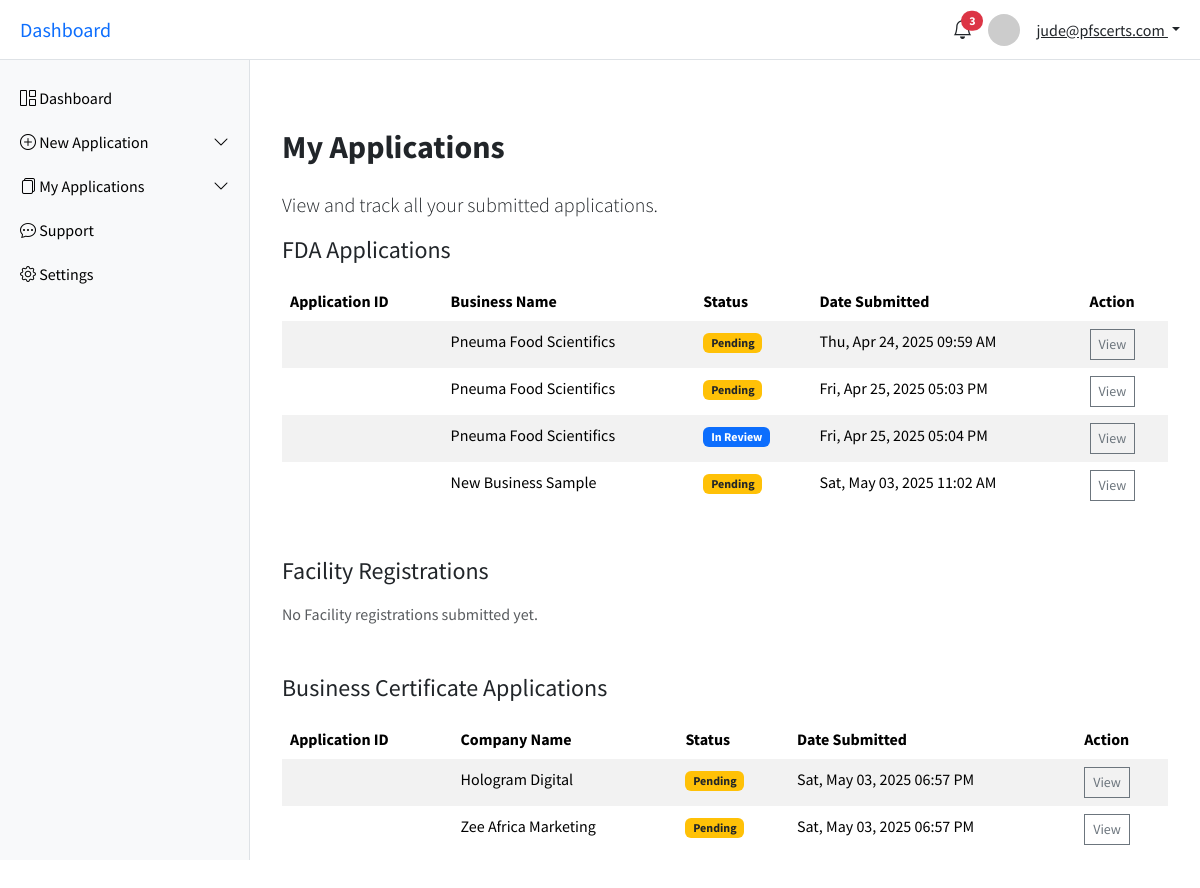
Screenshot of /account/my_applications/ (signed in) with the database file from the repository.
### account/models.py (models this page shows, shortened)
class CustomUser(AbstractUser):
    email = models.EmailField(unique=True)
    username = models.CharField(max_length=100)
    first_name = models.CharField(max_length=50)
    USERNAME_FIELD = 'email'
    REQUIRED_FIELDS = ['username']

class FDAApplication(models.Model):
    STATUS_CHOICES = [
        ('pending', 'Pending'),
        ('in_review', 'In Review'),
        ('completed_documentation', 'Completed Documentation'),
    ]
    user = models.ForeignKey(CustomUser, on_delete=models.CASCADE, related_name='fda_applications')
    business_certificate = models.FileField(upload_to='fda/business_certificates/')
    business_name = models.CharField(max_length=255)
    location = models.CharField(max_length=255)
    products = models.TextField()
    logo = models.ImageField(upload_to='fda/logos/', null=True, blank=True)
    lab_results = models.FileField(upload_to='fda/lab_results/', null=True, blank=True)
    product_labels = models.FileField(upload_to='fda/product_labels/', null=True, blank=True)
    food_handler_cert = models.FileField(upload_to='fda/food_handler_certs/', null=True, blank=True)
    process_description = models.TextField(null=True, blank=True)
    voice_note = models.FileField(upload_to='fda/voice_notes/', null=True, blank=True)
    facility_video = models.FileField(upload_to='fda/facility_videos/', null=True, blank=True)
    items_equipment = models.TextField()
    staff_roles = models.TextField()
    application_status = models.CharField(max_length=50, choices=STATUS_CHOICES, default='pending')
    submitted_at = models.DateTimeField(auto_now_add=True)
    updated_at = models.DateTimeField(auto_now=True)

class BusinessCertificateApplication(models.Model):
    STATUS_CHOICES = [
        ('pending', 'Pending'),
        ('in_review', 'In Review'),
        ('completed_documentation', 'Completed Documentation'),
    ]
    user = models.ForeignKey(CustomUser, on_delete=models.CASCADE, )
    company_name = models.CharField(max_length=100)
    nature_of_business = models.CharField(max_length=100)
    postal_address = models.TextField()
    contact_number_one = models.CharField(max_length=15)
    contact_number_two = models.CharField(max_length=15)
    company_email = models.CharField(max_length=50)
    company_building_number = models.CharField(max_length=10)
    company_landmark = models.CharField(max_length=255)
    area = models.CharField(max_length=100)
    district = models.CharField(max_length=100)
    company_gps_address = models.CharField(max_length=100)
    ghana_card_number = models.CharField(max_length=100)
    tin_number = models.CharField(max_length=100)
    application_status = models.CharField(max_length=50, choices=STATUS_CHOICES, default='pending')
    submitted_at = models.DateTimeField(auto_now_add=True)
    updated_at = models.DateTimeField(auto_now=True)

### account/views.py (the view)
# urls.py: path('my_applications/', user_applications, name='user-applications'),
@login_required
def user_applications(request):
    fda_applications = FDAApplication.objects.filter(user=request.user)
    business_cert_applications = BusinessCertificateApplication.objects.filter(user=request.user)
    context = {
        'fda_applications': fda_applications,
        'business_cert_applications': business_cert_applications,
    }
    return render(request, 'account/all-user-applications.html', context)

### account/templates/account/all-user-applications.html (shortened to what this page needs)
{% extends "account/base.html" %}
{% block content %}
<main class="main-content" id="mainContent">
    <div class="container mt-5">
        <h2 class="fw-bold mb-4 mt-2">My Applications</h2>
        <p class="lead">View and track all your submitted applications.</p>
    <div class="mb-5">
        <h4 class="mb-3">FDA Applications</h4>
        {% if fda_applications %}
        <table class="table table-striped table-borderless">
            <thead>
            <tr>
                <th>Application ID</th>
                <th>Business Name</th>
                <th>Status</th>
                <th>Date Submitted</th>
                <th>Action</th>
            </tr>
            </thead>
            <tbody>
            {% for app in fda_applications %}
            <tr>
                <td>{{ app.custom_id }}</td>
                <td>{{ app.business_name }}</td>
                <td>
                    {% if app.application_status == 'pending' %}
                        <span class="badge bg-warning text-dark">Pending</span>
                    {% elif app.application_status == 'in_review' %}
                        <span class="badge bg-primary">In Review</span>
                    {% elif app.application_status == 'completed' %}
                        <span class="badge bg-success">Completed</span>
                    {% else %}
                        <span class="badge bg-secondary">Unknown</span>
                    {% endif %}
                </td>
                <td>{{ app.submitted_at|date:"D, M d, Y h:i A" }}</td>
                <td><a href="#" class="btn btn-sm btn-outline-secondary">View</a></td>
            </tr>
            {% endfor %}
            </tbody>
        </table>
        {% else %}
        <p class="text-muted">No FDA applications submitted yet.</p>
        {% endif %}
    </div>
    <div class="mb-5">
        <h4 class="mb-3">Facility Registrations</h4>
        {% if facility_applications %}
        <table class="table table-striped table-borderless">
            <thead>
            <tr>
                <th>Application ID</th>
                <th>Facility Name</th>
                <th>Status</th>
                <th>Date Submitted</th>
                <th>Action</th>
            </tr>
            </thead>
            <tbody>
            {% for app in facility_applications %}
            <tr>
                <td>{{ app.custom_id }}</td>
                <td>{{ app.facility_name }}</td>
                <td><span class="text-muted">{{ app.status }}</span></td>
                <td>{{ app.submitted_at|date:"D, M d, Y h:i A" }}</td>
                <td><a href="#" class="btn btn-sm btn-outline-secondary">View</a></td>
            </tr>
            {% endfor %}
            </tbody>
        </table>
        {% else %}
        <p class="text-muted">No Facility registrations submitted yet.</p>
        {% endif %}
    </div>
    <div class="mb-5">
        <h4 class="mb-3">Business Certificate Applications</h4>
        {% if business_cert_applications %}
        <table class="table table-striped table-borderless">
            <thead>
            <tr>
                <th>Application ID</th>
                <th>Company Name</th>
                <th>Status</th>
                <th>Date Submitted</th>
                <th>Action</th>
            </tr>
            </thead>
            <tbody>
            {% for app in business_cert_applications %}
            <tr>
                <td>{{ app.custom_id }}</td>
                <td>{{ app.company_name }}</td>
                <td>
                    {% if app.application_status == 'pending' %}
                        <span class="badge bg-warning text-dark">Pending</span>
                    {% elif app.application_status == 'in_review' %}
                        <span class="badge bg-primary">In Review</span>
                    {% elif app.application_status == 'completed' %}
                        <span class="badge bg-success">Completed</span>
                    {% else %}
                        <span class="badge bg-secondary">Unknown</span>
                    {% endif %}
                </td>
                <td>{{ app.submitted_at|date:"D, M d, Y h:i A" }}</td>
                <td><a href="#" class="btn btn-sm btn-outline-secondary">View</a></td>
            </tr>
            {% endfor %}
            </tbody>
        </table>
        {% else %}
        <p class="text-muted">No Business Certificate applications submitted yet.</p>
        {% endif %}
    </div>
    </div>
</main>
{% endblock %}

### account/templates/account/base.html (shortened to what this page needs)
<!DOCTYPE html>
{% load static %}
<html lang="en">
<head>
  <link href="https://cdn.jsdelivr.net/npm/bootstrap@5.3.3/dist/css/bootstrap.min.css" rel="stylesheet">
  <link href="https://cdn.jsdelivr.net/npm/bootstrap-icons@1.10.5/font/bootstrap-icons.css" rel="stylesheet">
</head>
<body>
<header class="topbar">
  <h5 class="m-0 d-none d-lg-block">
    <a href="{% url 'user-dashboard' %}" class="text-decoration-none">Dashboard</a>
  </h5>
  <div class="d-flex align-items-center gap-3 ms-auto">
    <div class="dropdown">
      <a href="#" class="text-dark position-relative" id="notifDropdown" data-bs-toggle="dropdown" aria-expanded="false">
        <i class="bi bi-bell fs-5"></i>
        <span class="position-absolute top-0 start-100 translate-middle badge rounded-pill bg-danger">3</span>
      </a>
    </div>
    <img src="https://via.placeholder.com/32" class="profile-img" alt="User Image">
    <div class="dropdown">
      <a class="dropdown-toggle text-dark" href="#" id="userDropdown" data-bs-toggle="dropdown" aria-expanded="false">
        {{ request.user.email }}
      </a>
    </div>
  </div>
</header>
<nav class="sidebar" id="sidebar">
  <a href="{% url 'user-dashboard' %}"><i class="bi bi-grid-1x2"></i> Dashboard</a>
  <a data-bs-toggle="collapse" href="#newAppMenu" role="button" aria-expanded="false" aria-controls="newAppMenu">
    <i class="bi bi-plus-circle"></i> New Application
    <i class="bi bi-chevron-down float-end"></i>
  </a>
  <a data-bs-toggle="collapse" href="#myAppsMenu" role="button" aria-expanded="false" aria-controls="myAppsMenu">
    <i class="bi bi-files"></i> My Applications
    <i class="bi bi-chevron-down float-end"></i>
  </a>
  <a href="#"><i class="bi bi-chat-dots"></i> Support</a>
  <a href="#"><i class="bi bi-gear"></i> Settings</a>
</nav>
{% block content %}{% endblock content %}
</body>
</html>

### account/templates/account/base.html (style rules this page uses)
body { font-family: 'Source Sans Pro', sans-serif; }
.sidebar { position: fixed; top: 60px; left: 0; height: 100vh; width: 250px; background: #f8f9fa; border-right: 1px solid #dee2e6; padding-top: 1rem; transition: transform 0.3s ease; }
.sidebar a { padding: 10px 20px; display: block; color: #000; text-decoration: none; }
.main-content { margin-left: 250px; padding: 80px 20px 20px; transition: margin-left 0.3s; }
.topbar { position: fixed; top: 0; left: 0; right: 0; height: 60px; background-color: #fff; border-bottom: 1px solid #dee2e6; display: flex; align-items: center; justify-content: space-between; padding: 0 20px; z-index: 1030; }
.btn, .card { border-radius: 0 !important; box-shadow: none !important; transition: background-color 0.3s, color 0.3s; }
.profile-img { width: 32px; height: 32px; object-fit: cover; border-radius: 50%; }

### rows the page displays
CustomUser: user.email "jude@pfscerts.com"
FDAApplication: business_name "Pneuma Food Scientifics", application_status "Pending", submitted_at "Thu, Apr 24, 2025 09:59 AM"
FDAApplication: business_name "Pneuma Food Scientifics", application_status "Pending", submitted_at "Fri, Apr 25, 2025 05:03 PM"
FDAApplication: business_name "Pneuma Food Scientifics", application_status "In Review", submitted_at "Fri, Apr 25, 2025 05:04 PM"
FDAApplication: business_name "New Business Sample", application_status "Pending", submitted_at "Sat, May 03, 2025 11:02 AM"
BusinessCertificateApplication: company_name "Hologram Digital", application_status "Pending", submitted_at "Sat, May 03, 2025 06:57 PM"
BusinessCertificateApplication: company_name "Zee Africa Marketing", application_status "Pending", submitted_at "Sat, May 03, 2025 06:57 PM"
